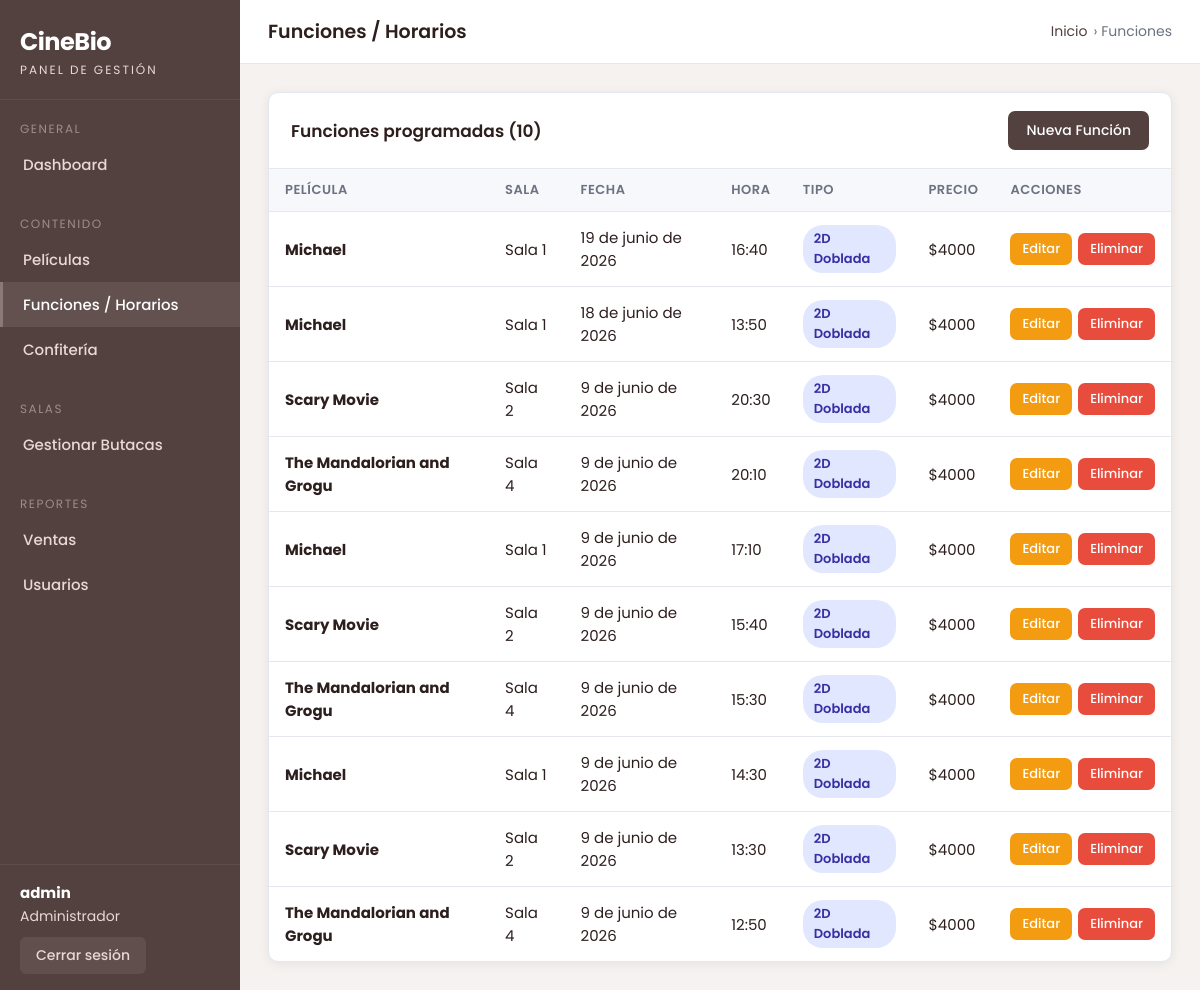
Page /gestion/funciones/ (signed in) on the earlier database version.
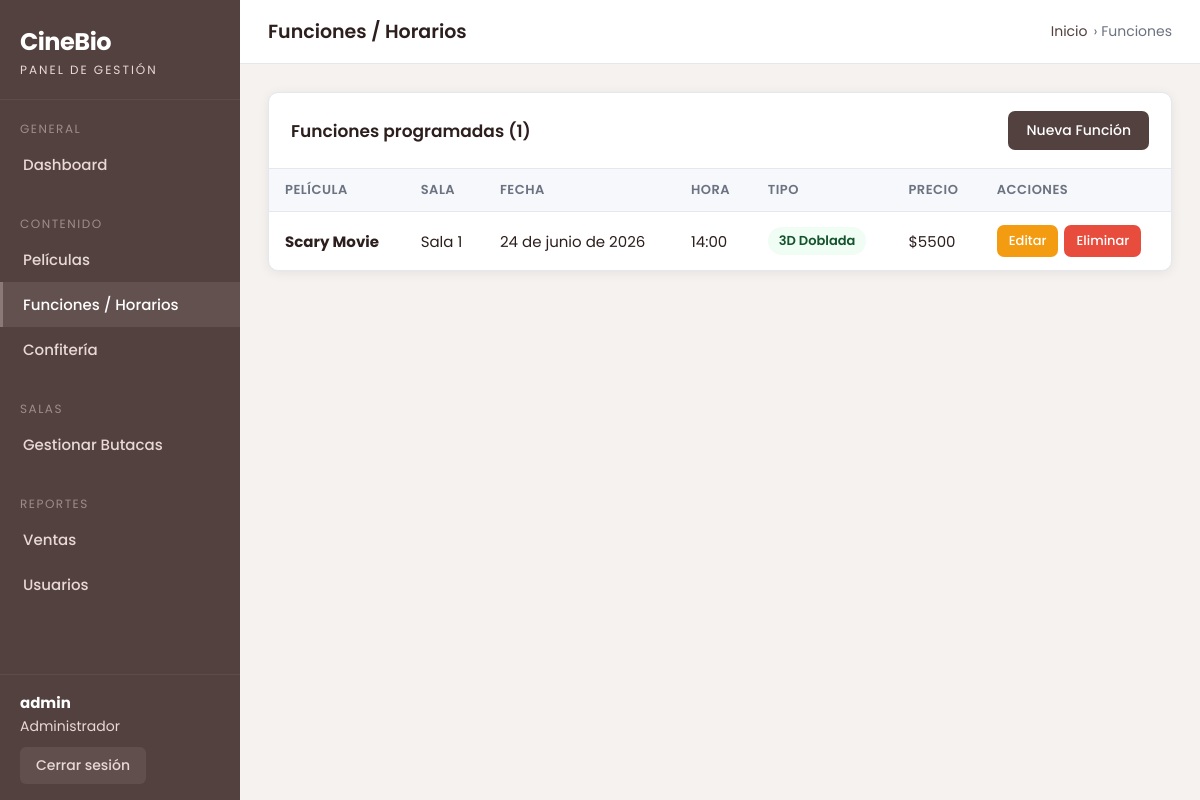
Same page on the later database version.
### app/models.py (models this page shows, shortened)
class Funcion(models.Model):
    TIPO_CHOICES = [
        ('2d_doblada', '2D Doblada'),
        ('2d_subtitulada', '2D Subtitulada'),
        ('3d_doblada', '3D Doblada'),
        ('3d_subtitulada', '3D Subtitulada'),
    ]
    pelicula = models.ForeignKey(Pelicula, on_delete=models.CASCADE)
    sala = models.ForeignKey(Sala, on_delete=models.CASCADE)
    fecha = models.DateField()
    hora = models.TimeField()
    precio = models.IntegerField()
    tipo = models.CharField(max_length=20, choices=TIPO_CHOICES, default='2d_doblada')

class Pelicula(models.Model):
    nombre = models.CharField(max_length=200)
    imagen = models.ImageField(upload_to='peliculas/')
    descripcion = models.TextField()
    duracion = models.IntegerField()

class Sala(models.Model):
    nombre = models.CharField(max_length=50)
    configuracion = models.JSONField(default=dict)

### portal_admin/views.py (the view)
# urls.py: path('funciones/', views.funciones_list, name='funciones_list'),
@admin_requerido
def funciones_list(request):
    funciones = Funcion.objects.select_related('pelicula', 'sala').order_by('-fecha', '-hora')
    return render(request, 'portal_admin/funciones_list.html', {'funciones': funciones})

### portal_admin/context_processors.py (called while the page is built)
def admin_context(request):
    uid = request.session.get('portal_admin_uid')
    admin_username = request.session.get('portal_admin_username', '')
    if uid and not admin_username:
        try:
            user = User.objects.get(pk=uid)
            admin_username = user.username
        except User.DoesNotExist:
            pass
    return {'admin_username': admin_username}

### portal_admin/views.py (called while the page is built)
def admin_requerido(vista):
    @wraps(vista)
    def wrapper(request, *args, **kwargs):
        if not request.session.get('portal_admin_uid'):
            return redirect('portal_admin:login')
        return vista(request, *args, **kwargs)
    return wrapper

### portal_admin/templates/portal_admin/funciones_list.html (shortened to what this page needs)
{% extends 'portal_admin/base.html' %}
{% block page_title %}Funciones / Horarios{% endblock %}
{% block breadcrumb %} › Funciones{% endblock %}
{% block contenido %}
<div class="card">
    <div class="card-header">
        <h2>Funciones programadas ({{ funciones|length }})</h2>
        <a href="{% url 'portal_admin:funcion_create' %}" class="btn btn-primary">
            Nueva Función
        </a>
    </div>
    <div class="table-responsive">
        {% if funciones %}
        <table class="admin-table">
            <thead>
                <tr>
                    <th>Película</th>
                    <th>Sala</th>
                    <th>Fecha</th>
                    <th>Hora</th>
                    <th>Tipo</th>
                    <th>Precio</th>
                    <th>Acciones</th>
                </tr>
            </thead>
            <tbody>
                {% for funcion in funciones %}
                <tr>
                    <td><strong>{{ funcion.pelicula.nombre }}</strong></td>
                    <td>{{ funcion.sala.nombre }}</td>
                    <td>{{ funcion.fecha }}</td>
                    <td>{{ funcion.hora|time:"H:i" }}</td>
                    <td>
                        <span class="badge {% if '3d' in funcion.tipo %}badge-3d{% else %}badge-2d{% endif %}">
                            {{ funcion.get_tipo_display }}
                        </span>
                    </td>
                    <td>${{ funcion.precio|floatformat:"0" }}</td>
                    <td>
                        <div class="actions-cell">
                            <a href="{% url 'portal_admin:funcion_edit' funcion.pk %}"
                               class="btn btn-warning btn-sm">Editar</a>
                            <a href="{% url 'portal_admin:funcion_delete' funcion.pk %}"
                               class="btn btn-danger btn-sm">Eliminar</a>
                        </div>
                    </td>
                </tr>
                {% endfor %}
            </tbody>
        </table>
        {% else %}
        <div class="empty-state">
            <p>No hay funciones programadas.<br>
               <a href="{% url 'portal_admin:funcion_create' %}" style="color:var(--accent);">Agregar la primera</a>
            </p>
        </div>
        {% endif %}
    </div>
</div>
{% endblock %}

### portal_admin/templates/portal_admin/base.html (shortened to what this page needs)
{% load static %}
<!DOCTYPE html>
<html lang="es">
    <link rel="stylesheet" href="https://cdnjs.cloudflare.com/ajax/libs/font-awesome/6.5.0/css/all.min.css">
<head>
    <link rel="stylesheet" href="{% static 'portal_admin/css/admin.css' %}">
</head>
<body>
<div class="admin-layout">
    <aside class="sidebar">
        <div class="sidebar-brand">
            <div class="brand-name">CineBio</div>
            <div class="brand-sub">Panel de Gestión</div>
        </div>
        <div class="sidebar-section">
            <div class="sidebar-section-title">General</div>
            <nav class="sidebar-nav">
                <a href="{% url 'portal_admin:dashboard' %}"
                   class="{% if request.resolver_match.url_name == 'dashboard' %}active{% endif %}">
                    Dashboard
                </a>
            </nav>
        </div>
        <div class="sidebar-section">
            <div class="sidebar-section-title">Contenido</div>
            <nav class="sidebar-nav">
                <a href="{% url 'portal_admin:peliculas_list' %}"
                   class="{% if 'pelicula' in request.resolver_match.url_name %}active{% endif %}">
                    Películas
                </a>
                <a href="{% url 'portal_admin:funciones_list' %}"
                   class="{% if 'funcion' in request.resolver_match.url_name %}active{% endif %}">
                    Funciones / Horarios
                </a>
                <a href="{% url 'portal_admin:productos_list' %}"
                   class="{% if 'producto' in request.resolver_match.url_name %}active{% endif %}">
                    Confitería
                </a>
            </nav>
        </div>
        <div class="sidebar-section">
            <div class="sidebar-section-title">Salas</div>
            <nav class="sidebar-nav">
                <a href="{% url 'portal_admin:butacas_salas' %}"
                   class="{% if 'butaca' in request.resolver_match.url_name %}active{% endif %}">
                    Gestionar Butacas
                </a>
            </nav>
        </div>
        <div class="sidebar-section">
            <div class="sidebar-section-title">Reportes</div>
            <nav class="sidebar-nav">
                <a href="{% url 'portal_admin:ventas_list' %}"
                   class="{% if 'ventas' in request.resolver_match.url_name %}active{% endif %}">
                    Ventas
                </a>
                <a href="{% url 'portal_admin:lista_usuarios' %}"
                   class="{% if 'usuarios' in request.resolver_match.url_name %}active{% endif %}">
                    Usuarios
                </a>
            </nav>
        </div>
        <div class="sidebar-footer">
            <div class="sidebar-user">
                <strong>{{ admin_username }}</strong>
                Administrador
            </div>
            <form method="post" action="{% url 'portal_admin:logout' %}">
                <button type="submit" class="btn-logout">
                    Cerrar sesión
                </button>
            </form>
        </div>
    </aside>
    <div class="main-content">
        <header class="top-header">
            <h1>{% block page_title %}Panel de Administración{% endblock %}</h1>
            <div class="breadcrumb">
                <a href="{% url 'portal_admin:dashboard' %}">Inicio</a>
                {% block breadcrumb %}{% endblock %}
            </div>
        </header>
        <div class="page-content">
            {% block contenido %}{% endblock %}
        </div>
    </div>
</div>
</body>
</html>

Differences in the rows shown:
removed Funcion: pelicula.nombre "Michael", sala.nombre "Sala 1", fecha "19 de junio de 2026", hora "16:40", tipo "2D Doblada", precio "4000"
removed Funcion: pelicula.nombre "Michael", sala.nombre "Sala 1", fecha "18 de junio de 2026", hora "13:50", tipo "2D Doblada", precio "4000"
removed Funcion: pelicula.nombre "Scary Movie", sala.nombre "Sala 2", fecha "9 de junio de 2026", hora "20:30", tipo "2D Doblada", precio "4000"
removed Funcion: pelicula.nombre "The Mandalorian and Grogu", sala.nombre "Sala 4", fecha "9 de junio de 2026", hora "20:10", tipo "2D Doblada", precio "4000"
removed Funcion: pelicula.nombre "Michael", sala.nombre "Sala 1", fecha "9 de junio de 2026", hora "17:10", tipo "2D Doblada", precio "4000"
removed Funcion: pelicula.nombre "Scary Movie", sala.nombre "Sala 2", fecha "9 de junio de 2026", hora "15:40", tipo "2D Doblada", precio "4000"
removed Funcion: pelicula.nombre "The Mandalorian and Grogu", sala.nombre "Sala 4", fecha "9 de junio de 2026", hora "15:30", tipo "2D Doblada", precio "4000"
removed Funcion: pelicula.nombre "Michael", sala.nombre "Sala 1", fecha "9 de junio de 2026", hora "14:30", tipo "2D Doblada", precio "4000"
removed Funcion: pelicula.nombre "Scary Movie", sala.nombre "Sala 2", fecha "9 de junio de 2026", hora "13:30", tipo "2D Doblada", precio "4000"
removed Funcion: pelicula.nombre "The Mandalorian and Grogu", sala.nombre "Sala 4", fecha "9 de junio de 2026", hora "12:50", tipo "2D Doblada", precio "4000"
added Funcion: pelicula.nombre "Scary Movie", sala.nombre "Sala 1", fecha "24 de junio de 2026", hora "14:00", tipo "3D Doblada", precio "5500"
Other differences:
{{ funciones|length }}: "10" → "1"
